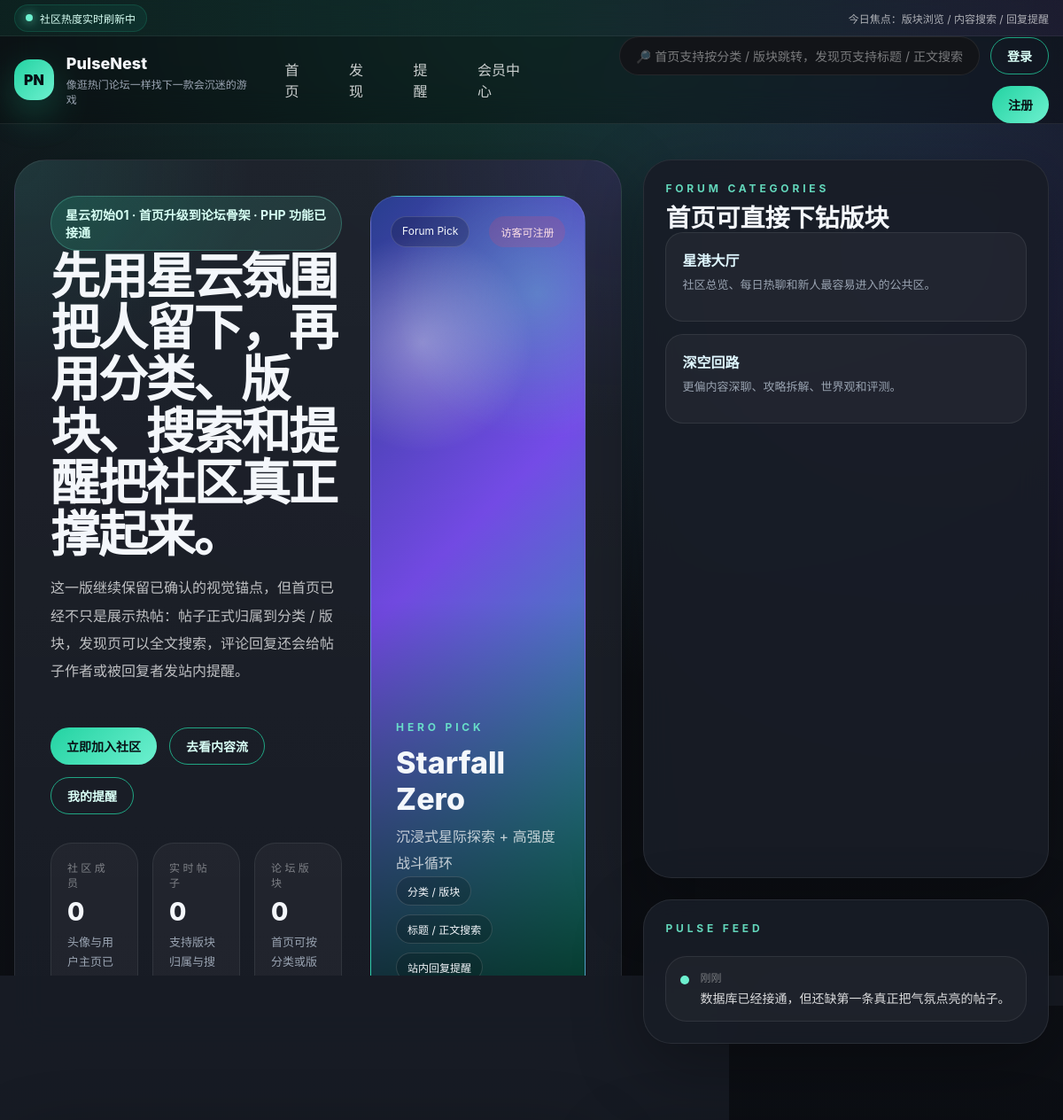
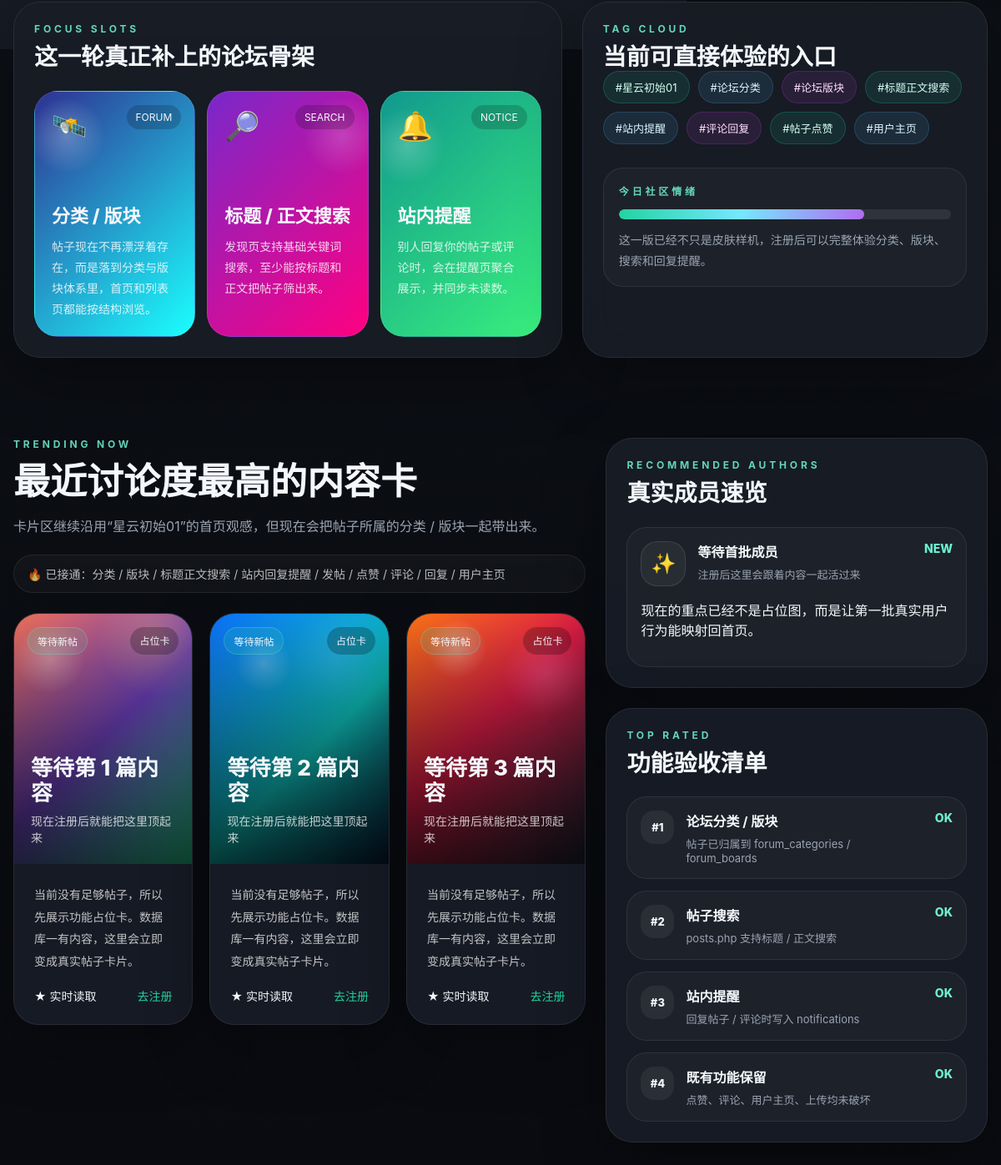
The page / on the database its author committed (2 pictures, top to bottom).
### tables this page shows
CREATE TABLE IF NOT EXISTS forum_categories (
  id INT UNSIGNED NOT NULL AUTO_INCREMENT,
  name VARCHAR(80) NOT NULL,
  slug VARCHAR(80) NOT NULL,
  description VARCHAR(255) DEFAULT NULL,
  sort_order INT NOT NULL DEFAULT 0,
  created_at TIMESTAMP NULL DEFAULT CURRENT_TIMESTAMP,
  PRIMARY KEY (id),
  UNIQUE KEY uniq_forum_categories_slug (slug)
);

### index.php (the view, shortened to what the rows shown need)
<?php
require __DIR__ . '/layout.php';
$forum = fetch_forum_structure();
?>
  <main class="shell home-page">
    <section class="hero-grid">
      <div class="glass hero-panel">
        <div class="hero-inner">
          <div class="hero-copy">
            <div>
              <h1>先用星云氛围把人留下，再用分类、版块、搜索和提醒把社区真正撑起来。</h1>
            </div>
          </div>
        </div>
      </div>
      <div class="right-stack">
        <section class="glass section-card">
          <div class="category-stack">
            <?php foreach ($forum as $category): ?>
              <div class="category-card">
                <div class="author-row">
                  <div class="author-main">
                    <div class="author-name"><a class="inline-link" href="/posts.php?category=<?= e($category['slug']) ?>"><?= e($category['name']) ?></a></div>
                    <div class="meta"><?= e($category['description']) ?></div>
                  </div>
                </div>
              </div>
            <?php endforeach; ?>
          </div>
        </section>
      </div>
    </section>
  </main>

### rows shown on the page
forum_categories: name "星港大厅", description "社区总览、每日热聊和新人最容易进入的公共区。"
forum_categories: name "深空回路", description "更偏内容深聊、攻略拆解、世界观和评测。"

### other values the page prints
$searchText "🔎 首页支持按分类 / 版块跳转，发现页支持标题 / 正文搜索"
$userCount "0"
$postCount "0"
$boardCount "0"
$heroPost['title'] "Starfall Zero"
$heroPost ? excerpt($heroPost['content'], 44) : '沉浸式星际探索 + 高强度战斗循环' "沉浸式星际探索 + 高强度战斗循环"
